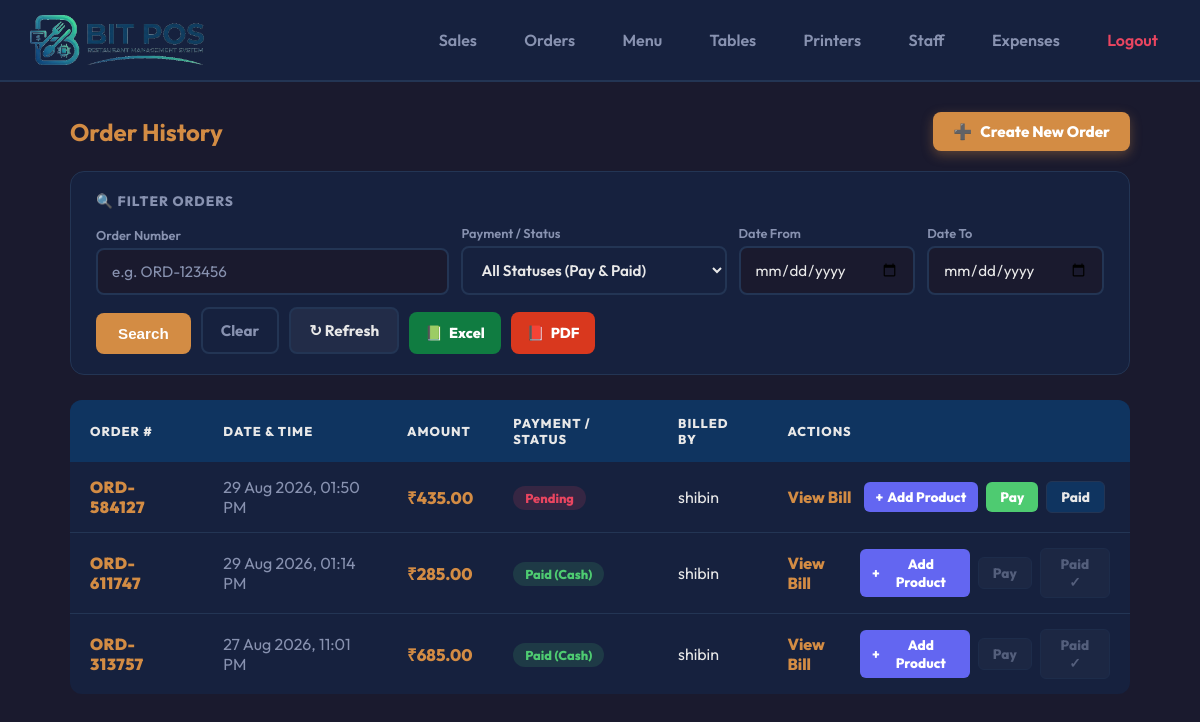
Page /orders/ (signed in) on the earlier database version.
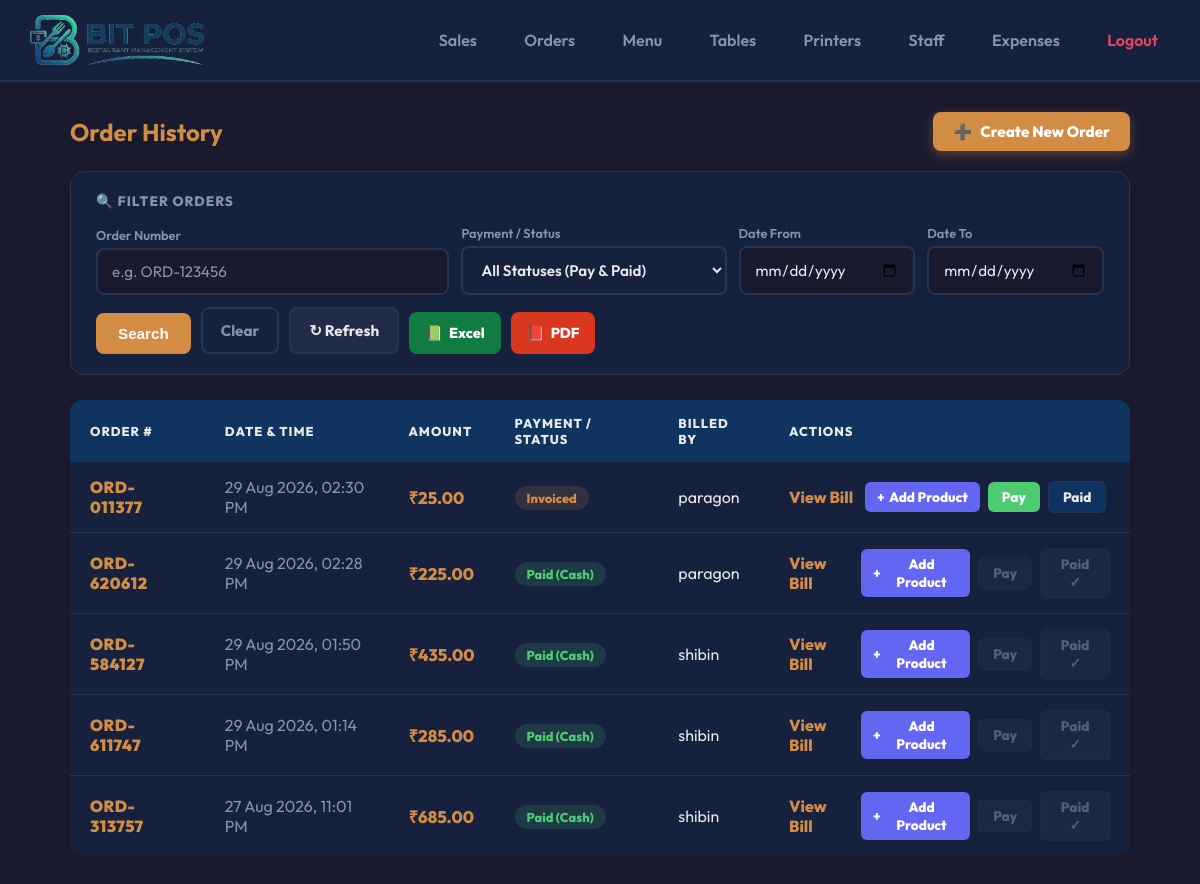
Same page on the later database version.
### core/models.py (models this page shows, shortened)
class Order(models.Model):
    STATUS_CHOICES = (
        ('pending', 'Pending'),
        ('invoiced', 'Invoiced'),
        ('paid', 'Paid'),
        ('cancelled', 'Cancelled'),
    )
    PAYMENT_CHOICES = (
        ('cash', 'Cash'),
        ('card', 'Card / Online'),
        ('split', 'Split (Cash + Card)'),
    )
    company = models.ForeignKey(Company, related_name='orders', on_delete=models.CASCADE)
    order_number = models.CharField(max_length=20, unique=True, blank=True)
    table = models.ForeignKey(Table, related_name='orders', on_delete=models.SET_NULL, null=True, blank=True)
    status = models.CharField(max_length=20, choices=STATUS_CHOICES, default='pending')
    payment_method = models.CharField(max_length=10, choices=PAYMENT_CHOICES, default='cash')
    cash_amount = models.DecimalField(max_digits=10, decimal_places=2, default=0.00)
    upi_amount = models.DecimalField(max_digits=10, decimal_places=2, default=0.00)
    total_amount = models.DecimalField(max_digits=10, decimal_places=2, default=0.00)
    order_type = models.CharField(max_length=20, default='dine_in')
    billed_by = models.ForeignKey('auth.User', on_delete=models.SET_NULL, null=True, blank=True)
    created_at = models.DateTimeField(auto_now_add=True)

### core/views.py (the view, shortened to what this page needs)
# urls.py: path('orders/', views.order_history, name='order_history'),
@login_required(login_url='login_view')
def order_history(request):
    if not hasattr(request.user, 'profile') or request.user.profile.role != 'admin':
        return HttpResponseForbidden("Access Denied.")
    company = getattr(request.user.profile, 'company', None)
    if company:
        orders = Order.objects.filter(company=company).order_by('-created_at')
    else:
        orders = Order.objects.all().order_by('-created_at')
    search = request.GET.get('search', '').strip()
    status_filter = request.GET.get('status', '').strip()
    date_from = request.GET.get('date_from', '')
    date_to = request.GET.get('date_to', '')
    if search:
        orders = orders.filter(order_number__icontains=search)
    if date_from:
        orders = orders.filter(created_at__date__gte=date_from)
    if date_to:
        orders = orders.filter(created_at__date__lte=date_to)
    if company:
        menu_items = MenuItem.objects.filter(company=company, is_available=True).select_related('category').order_by('category__name', 'name')
        tables = Table.objects.filter(company=company).order_by('table_number')
        categories = Category.objects.filter(company=company).order_by('name')
    else:
        menu_items = MenuItem.objects.filter(is_available=True).select_related('category').order_by('category__name', 'name')
        tables = Table.objects.all().order_by('table_number')
        categories = Category.objects.all().order_by('name')
    return render(request, 'core/order_history.html', {
        'orders': orders,
        'search': search,
        'status_filter': status_filter,
        'date_from': date_from,
        'date_to': date_to,
        'total_results': orders.count(),
        'menu_items': menu_items,
        'tables': tables,
        'categories': categories,
        'company': company,
    })

### core/templates/core/order_history.html (shortened to what this page needs)
<!DOCTYPE html>
<html lang="en">
<head>
</head>
<body>
    <header>
        <h1><img src="/static/core/images/logo.png" alt="BITPOS" style="height: 50px; vertical-align: middle;"></h1>
        <div class="nav-links">
            <a href="/sales/">Sales</a>
            <a href="/orders/">Orders</a>
            <a href="/menu/">Menu</a>
            <a href="/tables/">Tables</a>
            <a href="/printers/">Printers</a>
            <a href="/users/">Staff</a>
            <a href="/expenses/">Expenses</a>
            <a href="/logout/" style="color:#E94560; font-weight:600; text-decoration:none;">Logout</a>
        </div>
    </header>
    <div class="container">
        <div style="display:flex; justify-content:space-between; align-items:center; margin-bottom:20px; flex-wrap:wrap; gap:15px;">
            <h2 style="margin:0;">Order History</h2>
            <button type="button" onclick="openNewOrderModal()" class="btn-create-order" title="Create a new order and take bill">
                <span>➕</span> Create New Order
            </button>
        </div>
        <div class="search-panel">
            <div class="search-panel-title">🔍 Filter Orders</div>
            <form method="GET" id="searchForm">
                <div class="search-fields">
                    <div class="search-field" style="flex: 2;">
                        <label>Order Number</label>
                        <input type="text" name="search" placeholder="e.g. ORD-123456" value="{{ search }}">
                    </div>
                    <div class="search-field" style="flex: 1.5;">
                        <label>Payment / Status</label>
                        <select name="status" style="width: 100%; padding: 12px 14px; border-radius: 8px; border: 2px solid var(--border); background: var(--card); color: var(--text); font-family: 'Outfit', sans-serif; font-size: 0.95rem; font-weight: 600;">
                            <option value="">All Statuses (Pay &amp; Paid)</option>
                        </select>
                    </div>
                    <div class="search-field">
                        <label>Date From</label>
                        <input type="date" name="date_from" value="{{ date_from }}">
                    </div>
                    <div class="search-field">
                        <label>Date To</label>
                        <input type="date" name="date_to" value="{{ date_to }}">
                    </div>
                    <div class="search-actions">
                        <button type="submit" class="btn-search">Search</button>
                        <a href="/orders/" class="btn-clear">Clear</a>
                        <button type="button" class="btn-refresh" onclick="window.location.reload();" title="Refresh Page">&#8635; Refresh</button>
                        <button type="button" class="btn-export-excel" onclick="exportOrders('excel')" title="Export orders to Excel (.xlsx)"><span>📗</span> Excel</button>
                        <button type="button" class="btn-export-pdf" onclick="exportOrders('pdf')" title="Export orders to PDF (.pdf)"><span>📕</span> PDF</button>
                    </div>
                </div>
            </form>
        </div>
        <table>
            <tr>
                <th>Order #</th>
                <th>Date &amp; Time</th>
                <th>Amount</th>
                <th>Payment / Status</th>
                <th>Billed By</th>
                <th>Actions</th>
            </tr>
            {% for order in orders %}
            <tr id="order-row-{{ order.order_number }}">
                <td><a href="/orders/{{ order.order_number }}/" class="order-link" style="font-weight:900; font-size:1rem; letter-spacing:0.5px;">{{ order.order_number }}</a></td>
                <td style="color:var(--muted)">{{ order.created_at|date:"d M Y, h:i A" }}</td>
                <td style="font-weight:800; color:var(--primary); font-size:1.05rem;" id="amount-col-{{ order.order_number }}">&#8377;{{ order.total_amount }}</td>
                <td id="status-col-{{ order.order_number }}">
                    {% if order.status == 'pending' %}
                        <span class="badge badge-pending">Pending</span>
                    {% elif order.status == 'invoiced' %}
                        <span class="badge badge-invoiced">Invoiced</span>
                    {% elif order.status == 'paid' %}
                        <span class="badge badge-paid">Paid ({{ order.get_payment_method_display }})</span>
                    {% else %}
                        <span class="badge">{{ order.get_status_display }}</span>
                    {% endif %}
                </td>
                <td>{{ order.billed_by.username|default:"--" }}</td>
                <td>
                    <div style="display:flex; align-items:center; gap:8px;">
                        <a href="/bill/{{ order.order_number }}/" class="order-link" target="_blank" style="margin-right:4px;">View Bill</a>
                        <button type="button" onclick="openAddProductModal('{{ order.order_number }}', {{ order.total_amount|default:0 }})" class="btn-action-add" title="Add items to this order and take bill"><span>&#43;</span> Add Product</button>
                        {% if order.status == 'paid' %}
                            <button disabled class="btn-action-pay" title="Order already paid">Pay</button>
                            <button disabled class="btn-action-paid" title="Order already paid">Paid &#10003;</button>
                        {% else %}
                            <button onclick="openPayment('{{ order.order_number }}', {{ order.total_amount|default:0 }})" class="btn-action-pay" id="pay-btn-{{ order.order_number }}">Pay</button>
                            <button onclick="quickMarkPaid('{{ order.order_number }}', {{ order.total_amount|default:0 }}, this)" class="btn-action-paid" id="paid-btn-{{ order.order_number }}">Paid</button>
                        {% endif %}
                    </div>
                </td>
            </tr>
            {% empty %}
            <tr><td colspan="6" style="text-align:center; padding:40px; color:var(--muted)">
                {% if search or date_from or date_to %}No orders match your filter. <a href="/orders/" style="color:var(--primary);">Clear filters</a>{% else %}No orders yet{% endif %}
            </td></tr>
            {% endfor %}
        </table>
    </div>
</body>
</html>

Differences in the rows shown:
added Order: order_number "ORD-011377", created_at "29 Aug 2026, 02:30 PM", total_amount "25.00", status "Invoiced", billed_by.username "paragon"
added Order: order_number "ORD-620612", created_at "29 Aug 2026, 02:28 PM", total_amount "225.00", payment_method "Cash", billed_by.username "paragon", status "Pay"
changed Order "ORD-584127": payment_method (not shown) → "Cash"; status "Pending Paid" → "Paid ( ) Paid ✓"
